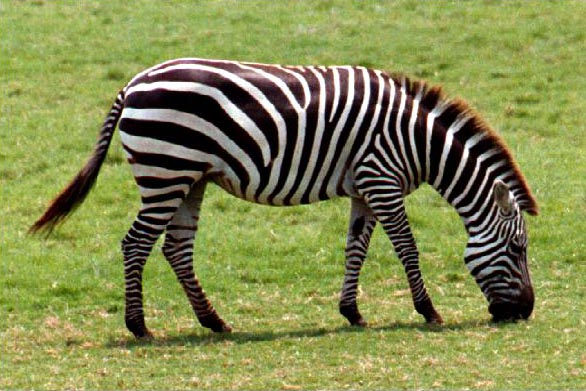
#> input picture lab05_ds102/zebra.jpg, 586 x 391 px
$ jupyter execute Lab05.ipynb
#> lines starting #> are read from the running program, lines starting #| are printed output that depends on the picture; after the words box and inside, x2 and y2 are one past the last pixel; in counts of white or black regions, pixels touching at a corner belong together
[cell 1]
import numpy as np
import matplotlib.pyplot as plt
import cv2
import os
from sklearn.mixture import GaussianMixture

[cell 2]
filename = 'zebra.jpg'

#Đọc ảnh
img_bgr = cv2.imread(filename)
#> img_bgr is the input picture: shape (391, 586, 3); mean B, G, R 80.5, 138.4, 132.5
if img_bgr is None:
    raise FileNotFoundError()

#Chuyển sang RGB
img_rgb = cv2.cvtColor(img_bgr, cv2.COLOR_BGR2RGB)
h, w, c = img_rgb.shape
#> h = 391; w = 586; c = 3

#Flatten ảnh thành mảng 2D
img_flat = img_rgb.reshape((-1, 3))

[cell 3]
gmm = GaussianMixture(n_components=2, covariance_type='full', random_state=42)

gmm.fit(img_flat)
labels = gmm.predict(img_flat)

[cell 4]
#Xác định nhãn nào là nền bằng việc chọn 4 góc của bức ảnh làm nền
corner_idxs = [0, w-1, (h-1)*w, h*w-1]
#> corner_idxs = [0, 585, 228540, 229125]
corner_labels = labels[corner_idxs]
#> corner_labels = [0, 0, 1, 0]
bg_label = np.bincount(corner_labels).argmax()
#> bg_label = 0

#Tạo mask
mask = (labels != bg_label).reshape(h, w)
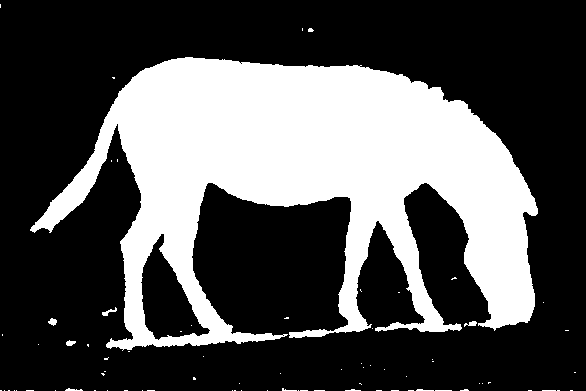
#> mask: shape (391, 586) bool; 31.8% white; 76 white regions (67 under 20 px), largest, box (x1, y1, x2, y2) and area: (30, 57, 538, 351) 72336, (102, 307, 117, 316) 50, (48, 318, 57, 326) 46

segmented_img = img_rgb * mask[:, :, np.newaxis]
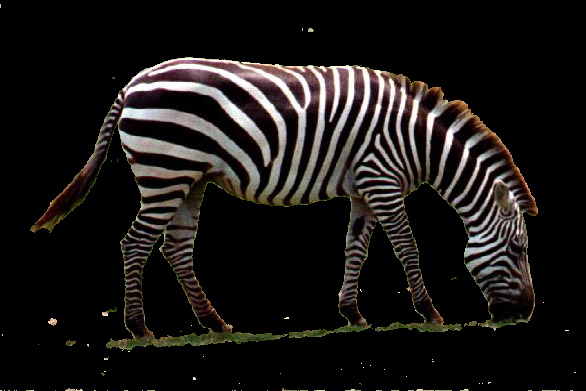
#> segmented_img: shape (391, 586, 3); mean R, G, B 26.4, 23.6, 21.6

#Trực quan hóa
plt.figure(figsize=(20, 10))

plt.subplot(1, 3, 1)
plt.imshow(img_rgb)
plt.title("Original Image")
plt.axis('off')

plt.subplot(1, 3, 2)
plt.imshow(mask, cmap='gray')
plt.title("GMM Mask")
plt.axis('off')

plt.subplot(1, 3, 3)
plt.imshow(segmented_img.astype(np.uint8))
plt.title("Background Removed")
plt.axis('off')

plt.tight_layout()
plt.show()
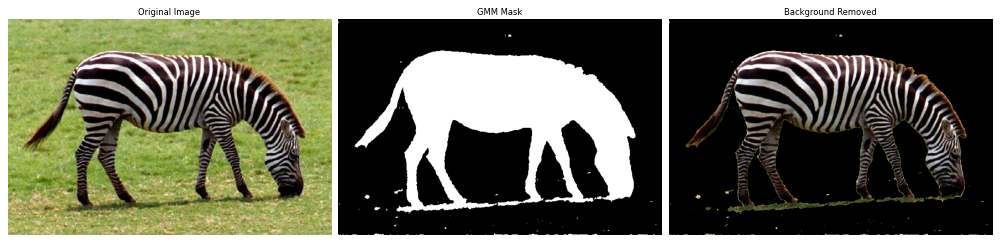
#> figure drawn by matplotlib, 3 panels
